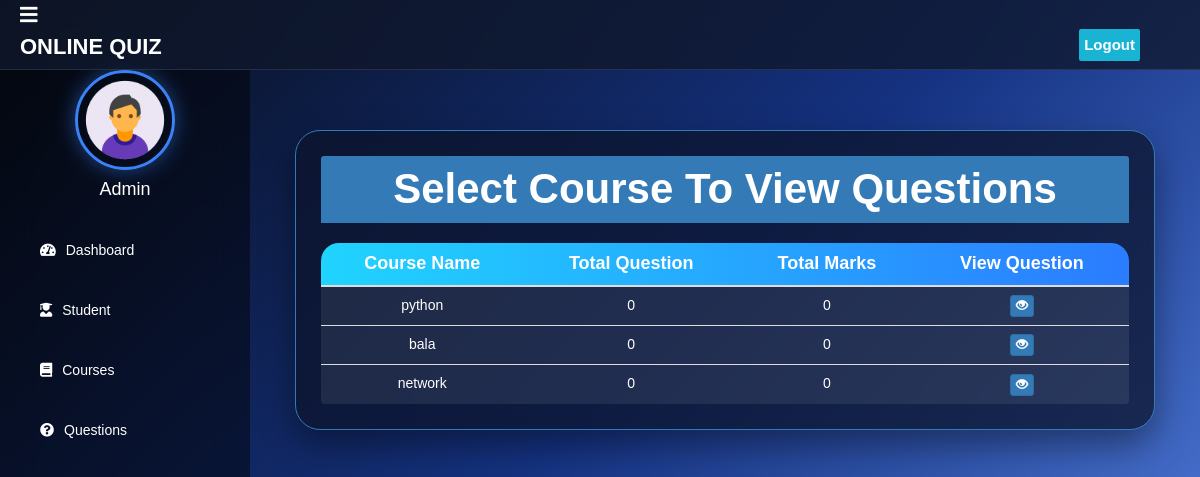
/admin-view-question (signed in), run on an earlier commit of the app's database.
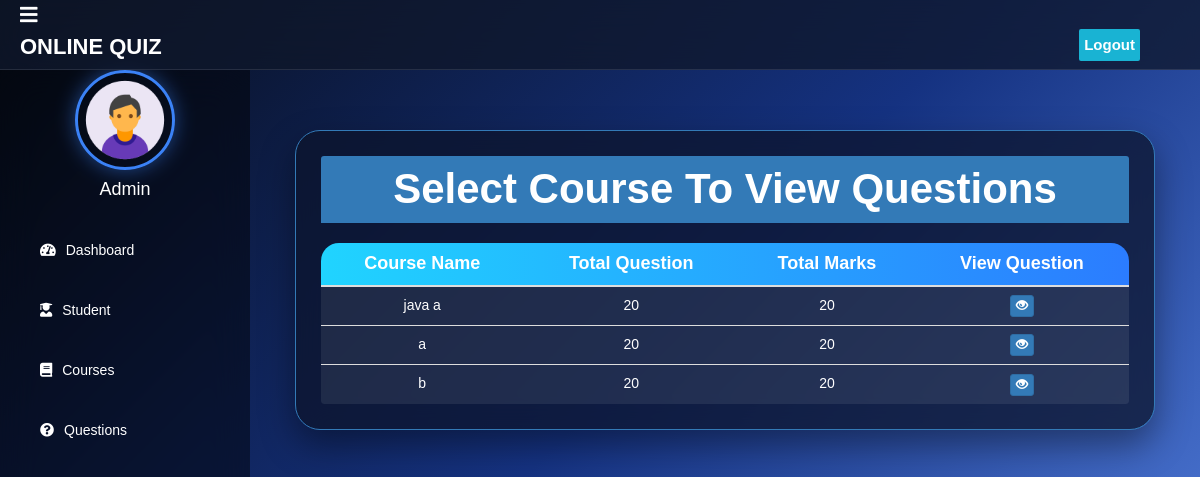
And on a later commit of the database.
### quiz/models.py (models this page shows, shortened)
class Course(models.Model):
   course_name = models.CharField(max_length=50)
   question_number = models.PositiveIntegerField(default=0)
   total_marks = models.PositiveIntegerField(default=0)

### quiz/views.py (the view)
# urls.py: path('admin-view-question', views.admin_view_question_view, name='admin-view-question'),
@login_required(login_url='adminlogin')
def admin_view_question_view(request):
    courses = Course.objects.all()
    return render(request, 'quiz/admin_view_question.html', {
        'courses': courses
    })

### templates/quiz/admin_view_question.html (shortened to what this page needs)
{% extends 'quiz/adminbase.html' %}
{% block content %}
{%load static%}
<head>
  <link href="//netdna.bootstrapcdn.com/bootstrap/3.0.0/css/bootstrap.min.css" rel="stylesheet" id="bootstrap-css">
</head>
<br><br>
<div class="container-fluid">
  <div class="panel panel-primary">
    <div class="panel-heading">
      <h6 class="panel-title">Select Course To View Questions</h6>
    </div>
    <table class="table table-hover" id="dev-table">
      <thead>
        <tr>
          <th>Course Name</th>
          <th>Total Question</th>
          <th>Total Marks</th>
          <th>View Question</th>
        </tr>
      </thead>
      {% for c in courses %}
      <tr>
        <td> {{c.course_name}}</td>
        <td>{{c.question_number}}</td>
        <td>{{c.total_marks}}</td>
        <td><a class="btn btn-primary btn-xs" href="{% url 'view-question' c.id  %}"><span class="glyphicon glyphicon-eye-open"></span></a></td>
      </tr>
      {% endfor %}
    </table>
  </div>
</div>
{% endblock content %}

What changed in the data, as far as the page shows it:
removed Course: course_name "python", question_number "0", total_marks "0"
removed Course: course_name "bala", question_number "0", total_marks "0"
removed Course: course_name "network", question_number "0", total_marks "0"
added Course: course_name "java a", question_number "20", total_marks "20"
added Course: course_name "a", question_number "20", total_marks "20"
added Course: course_name "b", question_number "20", total_marks "20"
